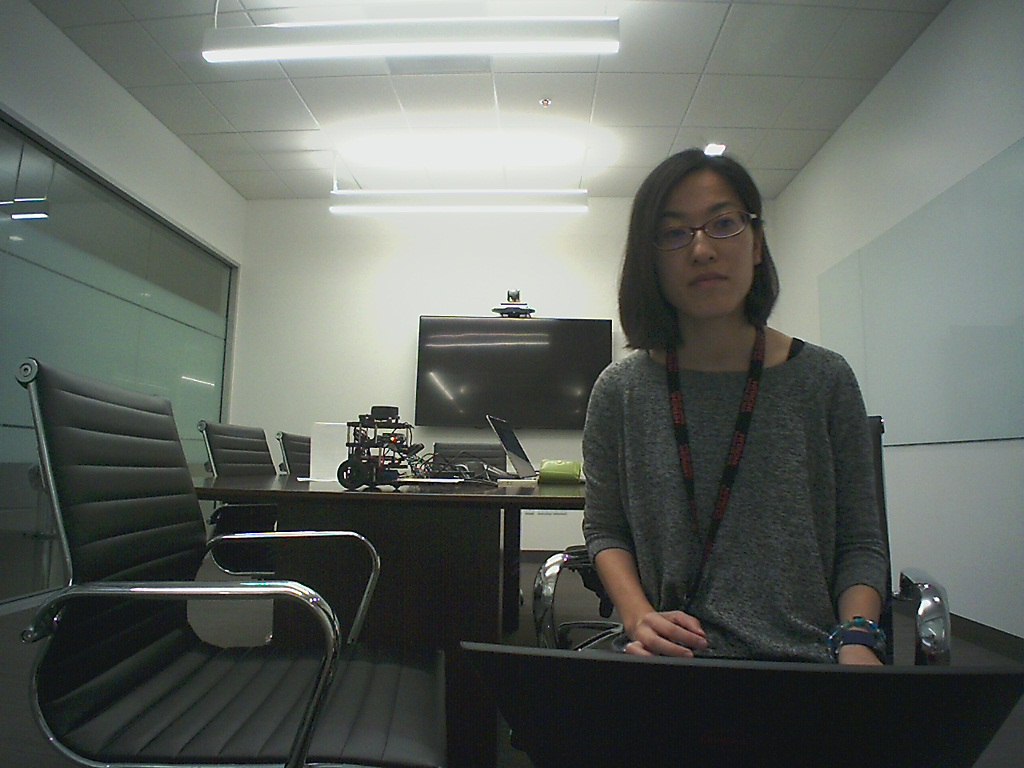
#> input picture Michiko/image.jpg, 1024 x 768 px
$ python flipping.py --image Michiko/image.jpg
#> lines starting #> are read from the running program, lines starting #| are printed output that depends on the picture
#!/usr/local/opt/python3/bin/python3
from __future__ import print_function
import argparse
import cv2
import numpy as np
import imutilsJG

ap = argparse.ArgumentParser()
ap.add_argument("-i", "--image", required = True, help = "Path to image")
args = vars(ap.parse_args())

image = cv2.imread(args["image"])
#> image is the input picture: shape (768, 1024, 3); mean B, G, R 97.1, 102.8, 97.4
cv2.imshow("Original", image)
cv2.waitKey(0)

flipped = cv2.flip(image, 1)
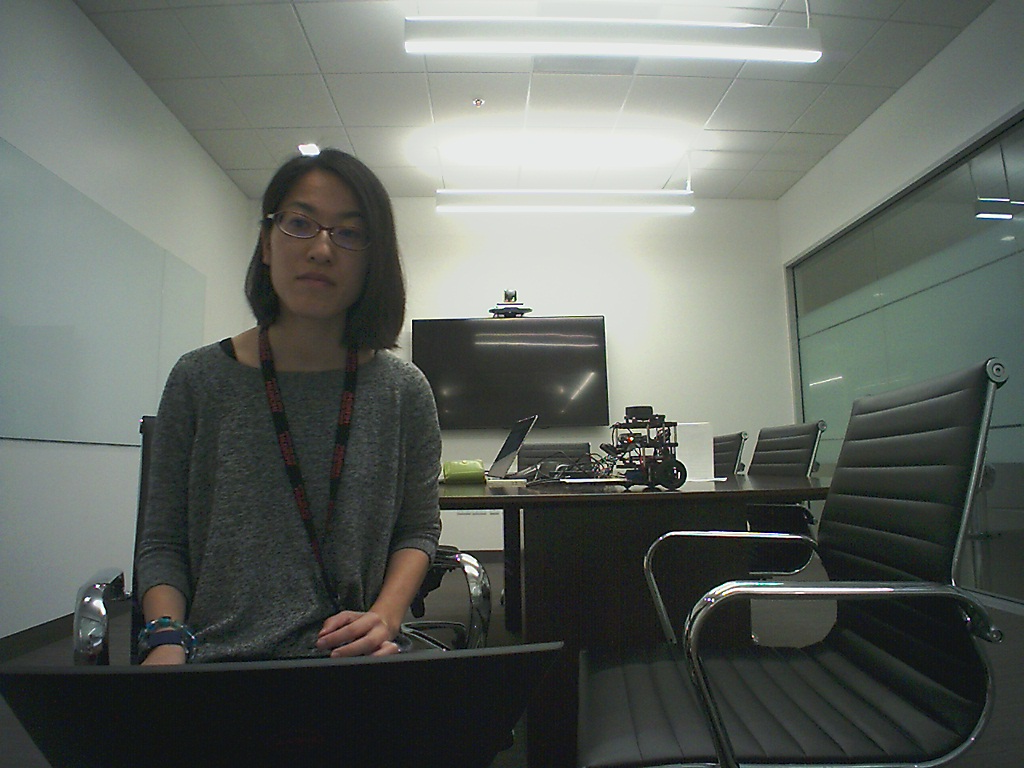
#> flipped: shape (768, 1024, 3); mean B, G, R 97.1, 102.8, 97.4
cv2.imshow("Flipped Horizontally", flipped)
cv2.waitKey(0)

flipped = cv2.flip(image, 0)
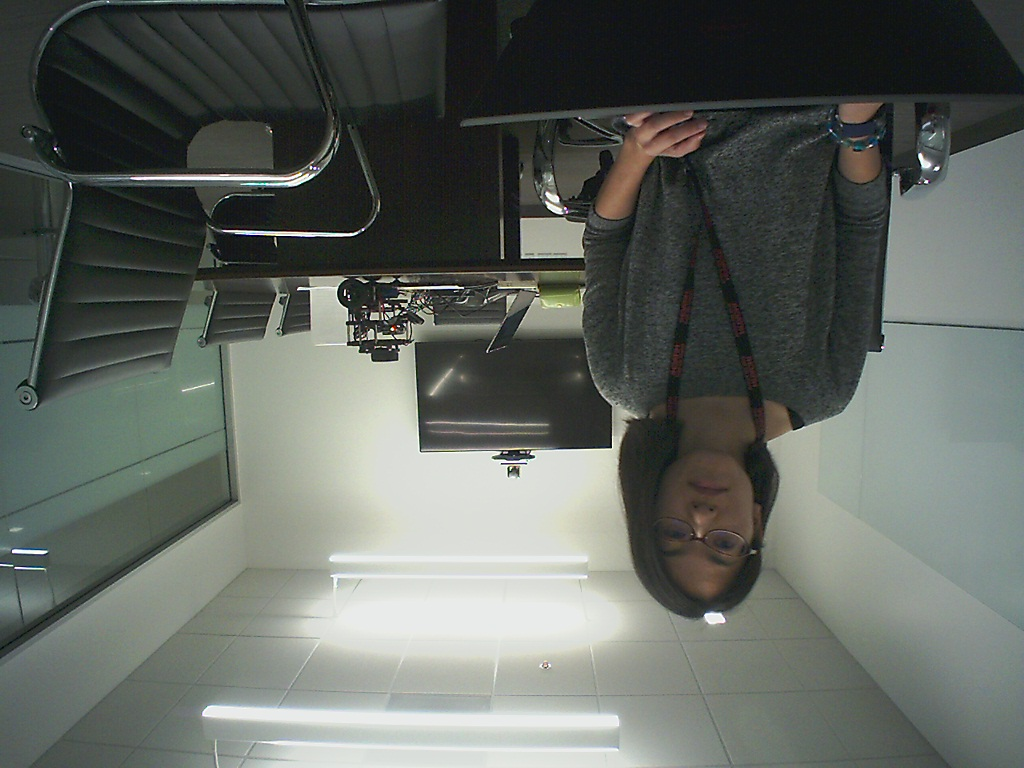
#> flipped: shape (768, 1024, 3); mean B, G, R 97.1, 102.8, 97.4
cv2.imshow("Flipped Vertically", flipped)
cv2.waitKey(0)

flipped = cv2.flip(image, -1)
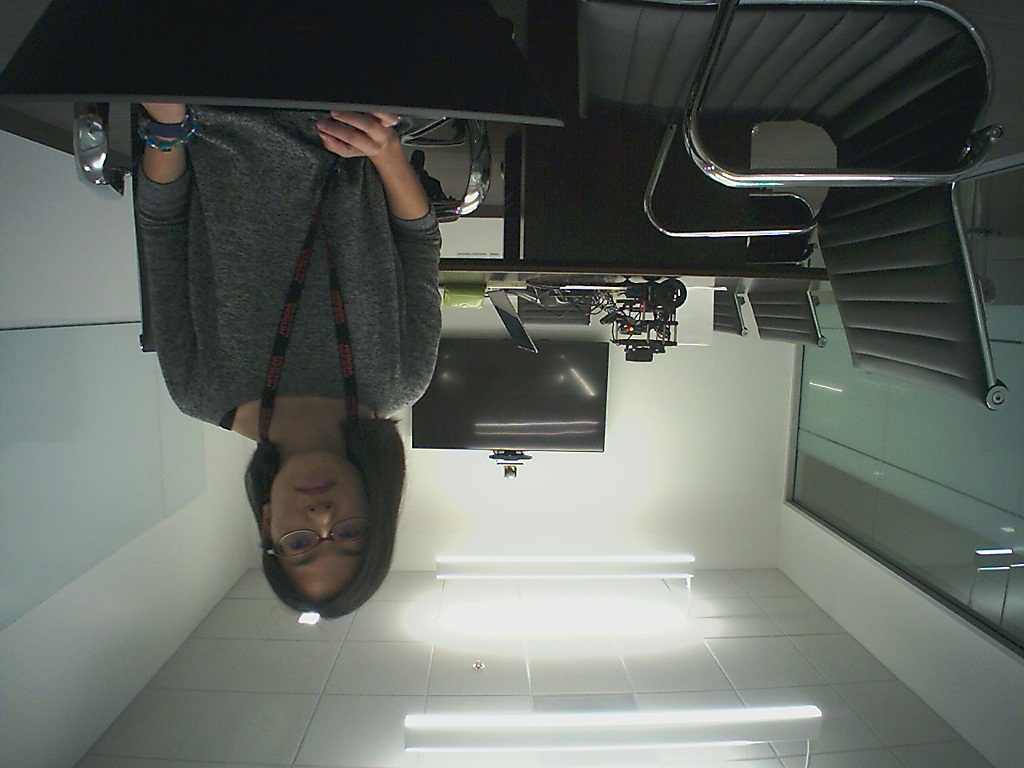
#> flipped: shape (768, 1024, 3); mean B, G, R 97.1, 102.8, 97.4
cv2.imshow("Flipped Horrizontally & Vertically", flipped)
cv2.waitKey(0)
